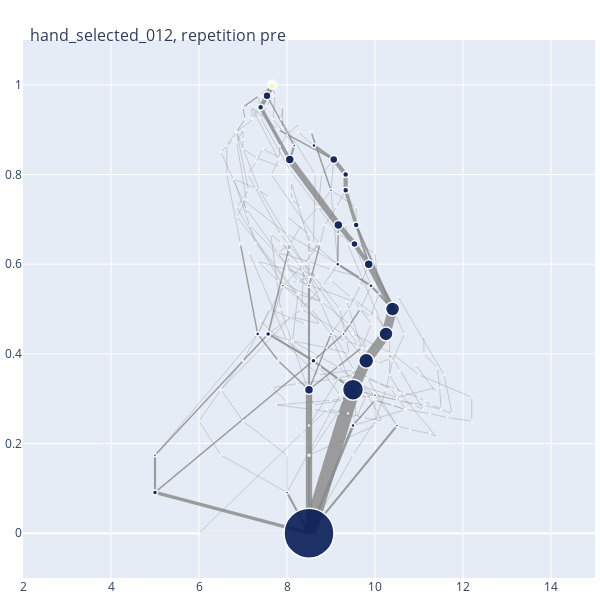
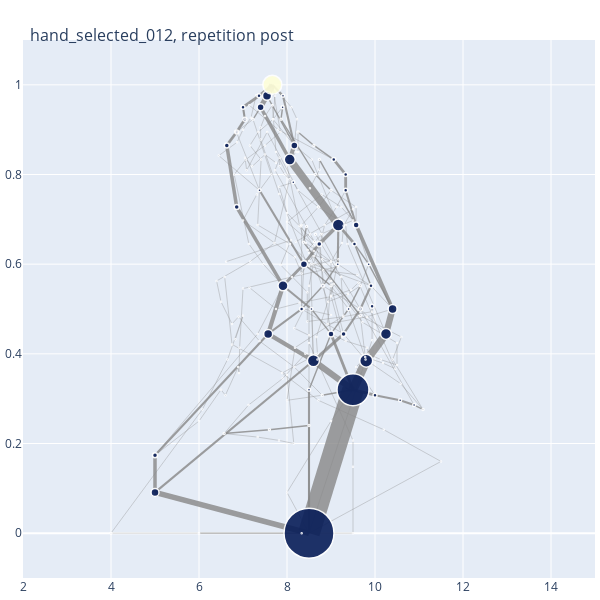

Notebook code cell kept with these figures, in order:
### Code cell
target = targets[6]
fig, ax = plt.subplots()
ax.axis('off')
ax.imshow(np.rot90(target_maps[target]))
plot_trajectory_graph(target_name=target, phase = 'pre')
# plot_trajectory_graph(target_name=target, phase = 'repetition 1')
# plot_trajectory_graph(target_name=target, phase = 'repetition 2')
plot_trajectory_graph(target_name=target, phase = 'post')
